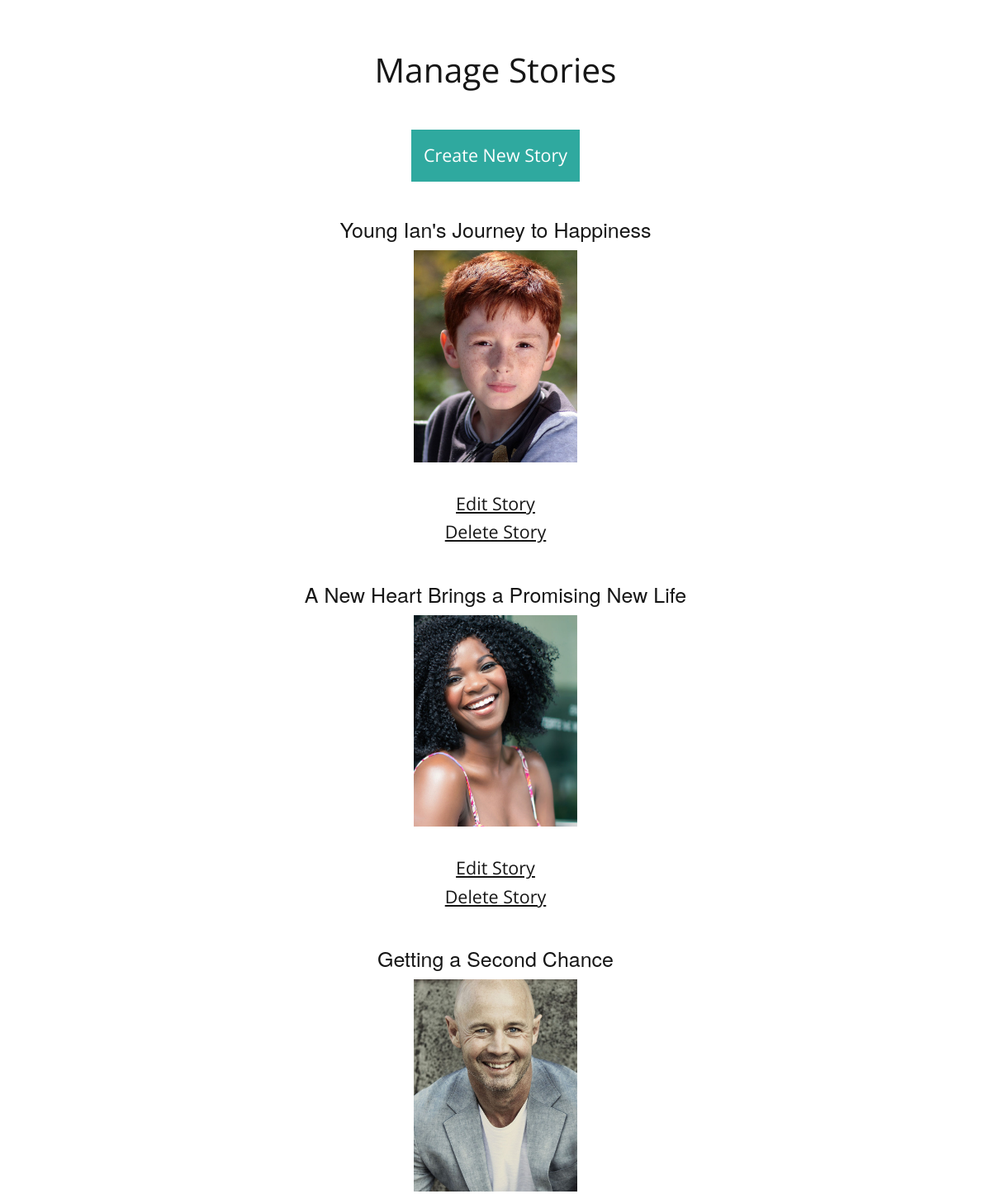
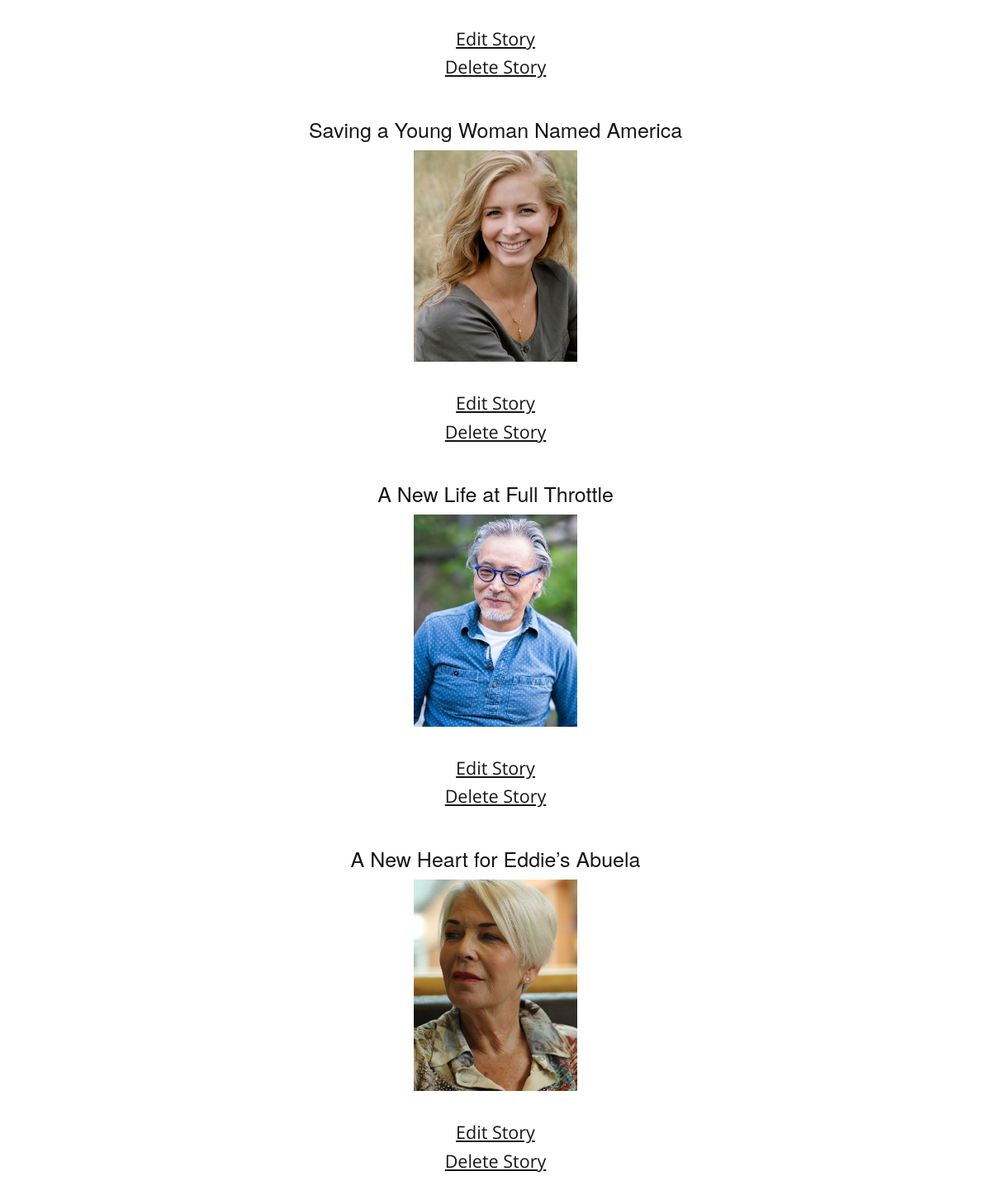
The page /admin/admin_storylist.php (signed in) on the database its author committed (2 pictures, top to bottom).
### tables this page shows
CREATE TABLE IF NOT EXISTS `tbl_story` (
  `story_id` mediumint(8) UNSIGNED NOT NULL AUTO_INCREMENT,
  `story_title` varchar(75) NOT NULL,
  `story_author` varchar(75) NOT NULL,
  `story_img` varchar(75) NOT NULL DEFAULT 'default-story.jpg',
  `story_text` text NOT NULL,
  PRIMARY KEY (`story_id`)
);

### admin/admin_storylist.php (the view, shortened to what this page needs)
<?php
    include('scripts/connect.php');
        $query = 'SELECT * FROM tbl_story ORDER BY story_id DESC';
        $getStories = $pdo->prepare($query);
        $getStories->execute();
?>
<!doctype html>
<html>
<head>
	<link rel="stylesheet" href="../css/main.css">
	<link rel="stylesheet" href="../css/foundation.css" type="text/css">
</head>
<body>
	<div class="adminContainer row">
        <div id="manageContainer" class="small-12 medium-12 large-12 columns text-center">
        <h2>Manage Stories</h2>
        <ul>
            <li id="create"><a href="admin_createstory.php">Create New Story</a></li>
        </ul>
        <ul class="storyList">
        <?php while($story = $getStories->fetch(PDO::FETCH_ASSOC)): ?>
            <li class="story">
                <h4><?php echo $story['story_title']; ?></h4>
                <img src="../images/<?php echo $story['story_img']; ?>" alt=""><br>
                <a href="admin_editstory.php?editStory=<?php echo $story['story_id']; ?>">Edit Story</a><br>
                <a href="admin_deletestory.php?deleteStory=<?php echo $story['story_id']; ?>">Delete Story</a>
            </li>
        <?php endwhile; ?>
        </ul>
        </div>
    </div>
</body>
</html>

### css/main.css (style rules this page uses)
html,body { margin:0;height:100%;scroll-behavior:smooth }
a { cursor:pointer }
.adminContainer { background-color:#fff;color:#161616;font-family:"Open Sans",Helvetica,Arial,sans-serif;padding-top:3%;padding-bottom:8% }
.adminContainer .columns { float:none }
.adminContainer a { text-decoration:underline;color:#161616;font-size:calc(16px + (24 - 16) * ((100vw - 300px) / (1600 - 300))) }
.adminContainer h2 { text-align:center;font-family:"Open Sans",Helvetica,Arial,sans-serif;padding-top:20px;font-size:calc(28px + (60 - 28) * ((100vw - 300px) / (2560 - 300))) }
.adminContainer ul li { display:inline-block;padding-top:40px;padding-right:30px;padding-left:30px }
.adminContainer ul { text-align:center;margin:0;padding:0;font-size:18px }
#manageContainer { width:60%;height:auto;margin:0 auto }
#manageContainer img { margin-bottom:5%;width:30% }
#manageContainer #create { margin-top:5%;background-color:#2fa99f;padding:2%;cursor:pointer }
#manageContainer #create a { text-decoration:none;color:#fff }

### rows shown on the page
tbl_story: story_title "Young Ian's Journey to Happiness", story_img (picture)
tbl_story: story_title "A New Heart Brings a Promising New Life", story_img (picture)
tbl_story: story_title "Getting a Second Chance", story_img (picture)
tbl_story: story_title "Saving a Young Woman Named America", story_img (picture)
tbl_story: story_title "A New Life at Full Throttle", story_img (picture)
tbl_story: story_title "A New Heart for Eddie’s Abuela", story_img (picture)
